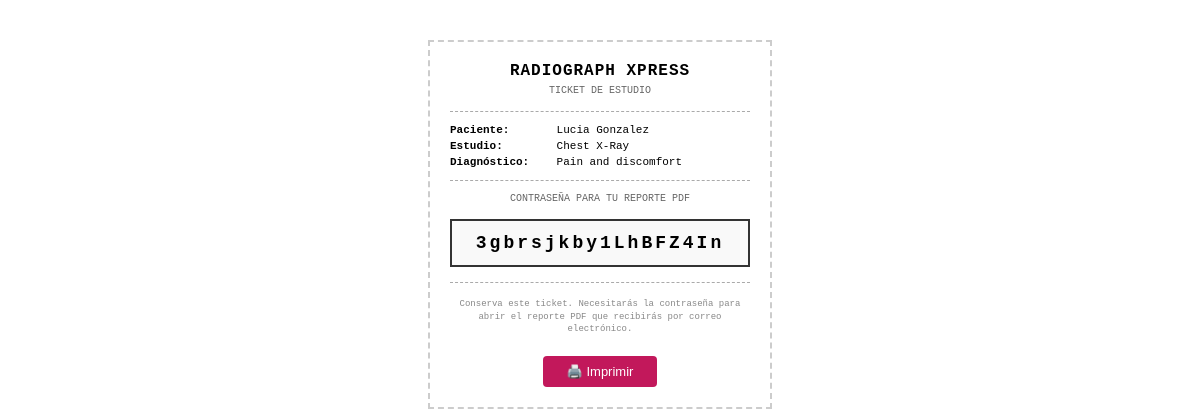
The page /assistant/ticket/30981/ (signed in) on the database its author committed.
### assistantDashboard/models.py (models this page shows, shortened)
class StudyRequest(models.Model):
    REQUESTED_STUDY_CHOICES = [
        ("Rayos X", (
            ("Torax PA", "Torax PA"),
            ("Torax PA y lat", "Torax PA y lat"),
            ("Abdomen de cúbito", "Abdomen de cúbito"),
            ("Abdomen de pie", "Abdomen de pie"),
            ("Cráneo Ap y lat", "Cráneo Ap y lat"),
            ("Senos Paranasales 3", "Senos Paranasales 3"),
            ("Columna Ap y lat", "Columna Ap y lat"),
            ("Huesos", "Huesos"),
            ("Otros", "Otros"),
            ("Uretrografía Retrógrada", "Uretrografía Retrógrada"),
            ("Fistulografía", "Fistulografía"),
            ("Tránsito Intestinal", "Tránsito Intestinal"),
            ("Urografía Excretora", "Urografía Excretora"),
            ("Cistograma (Simple / Transmiccional)", "Cistograma (Simple / Transmiccional)"),
            ("Cistouretrografía", "Cistouretrografía"),
            ("Colangiografía", "Colangiografía"),
            ("Colangiografía en T", "Colangiografía en T"),
            ("Histerosalpingografía", "Histerosalpingografía"),
        )),
        ("Mastografía", (
            ("Mamografía", "Mamografía"),
            ("Mamografía y US Mamas", "Mamografía y US Mamas"),
        )),
        ("Procedimientos", (
            ("Marcaje de Mama", "Marcaje de Mama"),
            ("Biopsia de Mama", "Biopsia de Mama"),
            ("Biopsia de Próstata", "Biopsia de Próstata"),
            ("Baaf de tiroides", "Baaf de tiroides"),
        )),
        ("Ultrasonido", (
            ("Hígado y Vías Biliares (Boyden)", "Hígado y Vías Biliares (Boyden)"),
            ("Abdomen Superior", "Abdomen Superior"),
            ("Renal", "Renal"),
            ("Pelvis", "Pelvis"),
            ("Vesical y próstata", "Vesical y próstata"),
            ("Abdomen Completo", "Abdomen Completo"),
            ("Mama Doppler", "Mama Doppler"),
            ("Obstétrico Doppler", "Obstétrico Doppler"),
            ("Obstétrico 4D", "Obstétrico 4D"),
            ("Obstétrico Morfológico", "Obstétrico Morfológico"),
            ("Endovaginal", "Endovaginal"),
            ("Transrectal de Próstata", "Transrectal de Próstata"),
            ("Doppler vascular Periférico", "Doppler vascular Periférico"),
        )),
        ("Doppler", (
            ("Tiroides", "Tiroides"),
            ("Cuello", "Cuello"),
            ("Carótidas", "Carótidas"),
            ("Transfontanelar", "Transfontanelar"),
            ("Mamas", "Mamas"),
            ("Testicular", "Testicular"),
            ("Musculoesquelético", "Musculoesquelético"),
            ("Otros", "Otros"),
        )),
        ("Tomografía Computada", (
            ("Cráneo (Simple / Contraste IV)", "Cráneo (Simple / Contraste IV)"),
            ("Cuello (Simple / Contraste IV)", "Cuello (Simple / Contraste IV)"),
            ("Torax (Simple / Contraste IV)", "Torax (Simple / Contraste IV)"),
            ("Abdomen y Pelvis (Simple / Contraste IV / Contraste Oral / Trifásica (hígado))", "Abdomen y Pelvis (Simple / Contraste IV / Contraste Oral / Trifásica (hígado))"),
            ("Urotomografía (fase eliminación)", "Urotomografía (fase eliminación)"),
            ("Senos Paranasales", "Senos Paranasales"),
            ("Hueso Reconstrucción 3D", "Hueso Reconstrucción 3D"),
            ("AngioTac", "AngioTac"),
            ("Columna", "Columna"),
            ("Otro", "Otro"),
        )),
        ("Densitometría Ósea", (
            ("Densitometría Ósea", "Densitometría Ósea"),
        )),
        ("Estudios Especiales", (
            ("Estudios Especiales", "Estudios Especiales"),
        )),
    ]
    id_solicitud_estudio = models.AutoField(primary_key=True)
    diagnosis = models.CharField(max_length=100)
    requested_study = models.CharField(max_length=100, choices=REQUESTED_STUDY_CHOICES)
    pdf_password = models.CharField(max_length=18, blank=True)
    created_at = models.DateTimeField(auto_now_add=True, null=True)
    first_printed_at = models.DateTimeField(null=True, blank=True)
    id_patient = models.ForeignKey('patientsDashboard.Patient', on_delete=models.CASCADE)
    id_associate_doctor = models.ForeignKey('associateDoctorDashboard.AssociateDoctor', on_delete=models.CASCADE, blank=True, null=True)

### patientsDashboard/models.py (models this page shows, shortened)
class Patient(models.Model):
    MALE = 'M'
    FEMALE = 'F'
    OTHER = 'O'
    GENDER_CHOICES = [
        (MALE, 'Male'),
        (FEMALE, 'Female'),
        (OTHER, 'Other'),
    ]
    user = models.OneToOneField(User, on_delete=models.CASCADE, null=True, related_name='patient_profile')
    id_patient = models.AutoField(primary_key=True)
    profile_picture = models.ImageField(upload_to='profile_pics/', null=True, blank=True)
    address = models.CharField(max_length=100)
    phone = models.CharField(max_length=100)
    gender = models.CharField(max_length=1, choices=GENDER_CHOICES, default=OTHER)
    is_email_verified = models.BooleanField(default=False)
    associated_doctors = models.ManyToManyField('associateDoctorDashboard.AssociateDoctor', related_name='patients')
    @property
    def first_name(self):
        if self.user:
            return self.user.first_name
        return ""
    @property
    def last_name(self):
        if self.user:
            return self.user.last_name
        return ""

### assistantDashboard/views.py (the view)
# urls.py: path('ticket/<int:study_request_id>/', views.print_ticket, name='print_ticket'),
@login_required
def print_ticket(request, study_request_id):
    study_request = get_object_or_404(StudyRequest, pk=study_request_id)
    if not study_request.first_printed_at:
        study_request.first_printed_at = timezone.now()
        study_request.save(update_fields=['first_printed_at'])
    return render(request, 'assistantDashboard/ticket.html', {
        'study_request': study_request,
    })

### assistantDashboard/templates/assistantDashboard/ticket.html (shortened to what this page needs)
<!DOCTYPE html>
<html lang="es">
<head>
</head>
<body>
    <h1>RADIOGRAPH XPRESS</h1>
    <div class="subtitle">TICKET DE ESTUDIO</div>
    <hr>
    <div class="field"><strong>Paciente:</strong> {{ study_request.id_patient.first_name }} {{ study_request.id_patient.last_name }}</div>
    <div class="field"><strong>Estudio:</strong> {{ study_request.requested_study }}</div>
    <div class="field"><strong>Diagnóstico:</strong> {{ study_request.diagnosis }}</div>
    <hr>
    <div class="password-label">Contraseña para tu reporte PDF</div>
    <div class="password-box">{{ study_request.pdf_password }}</div>
    <hr>
    <div class="footer-note">
        Conserva este ticket. Necesitarás la contraseña para abrir el reporte PDF que recibirás por correo electrónico.
    </div>
    <button class="print-btn no-print" onclick="window.print()">🖨️ Imprimir</button>
</body>
</html>

### assistantDashboard/templates/assistantDashboard/ticket.html (style rules this page uses)
body { font-family: 'Courier New', monospace; max-width: 300px; margin: 40px auto; padding: 20px; border: 2px dashed #ccc; text-align: center; }
h1 { font-size: 16px; margin: 0 0 5px; letter-spacing: 1px; }
.subtitle { font-size: 10px; color: #666; margin-bottom: 15px; }
hr { border: none; border-top: 1px dashed #aaa; margin: 12px 0; }
.field { text-align: left; font-size: 11px; margin: 4px 0; }
.field strong { display: inline-block; width: 100px; }
.password-box { margin: 15px 0; padding: 12px; background: #f9f9f9; border: 2px solid #333; font-size: 18px; font-weight: bold; letter-spacing: 3px; }
.password-label { font-size: 10px; text-transform: uppercase; color: #666; margin-bottom: 4px; }
.footer-note { font-size: 9px; color: #888; margin-top: 15px; line-height: 1.4; }
.print-btn { margin-top: 20px; padding: 8px 24px; background: #C2185B; color: white; border: none; border-radius: 4px; cursor: pointer; font-size: 13px; }

### rows shown on the page
StudyRequest: id_patient.first_name "Lucia", id_patient.last_name "Gonzalez", requested_study "Chest X-Ray", diagnosis "Pain and discomfort", pdf_password "3gbrsjkby1LhBFZ4In"
